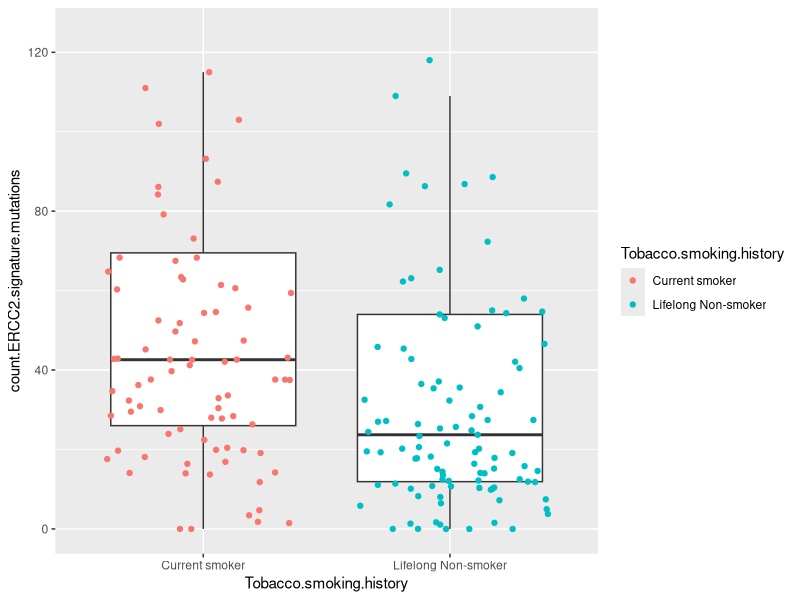
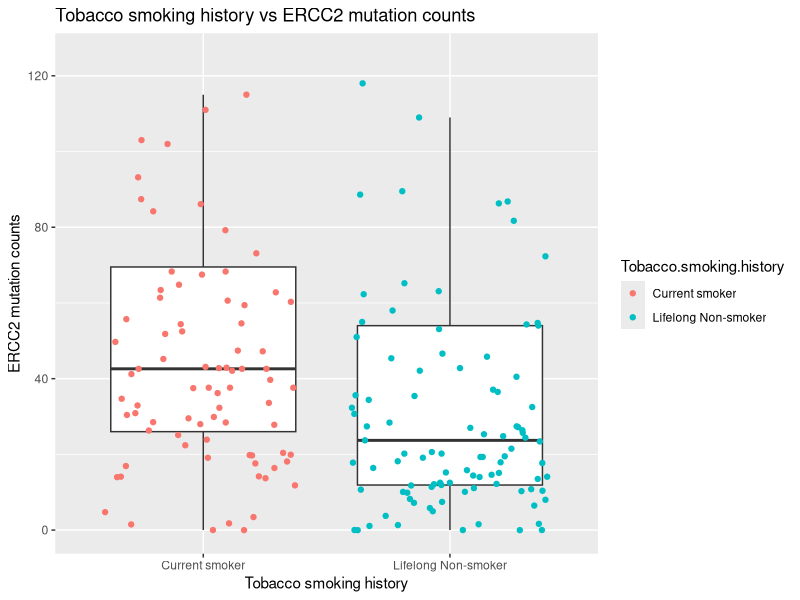
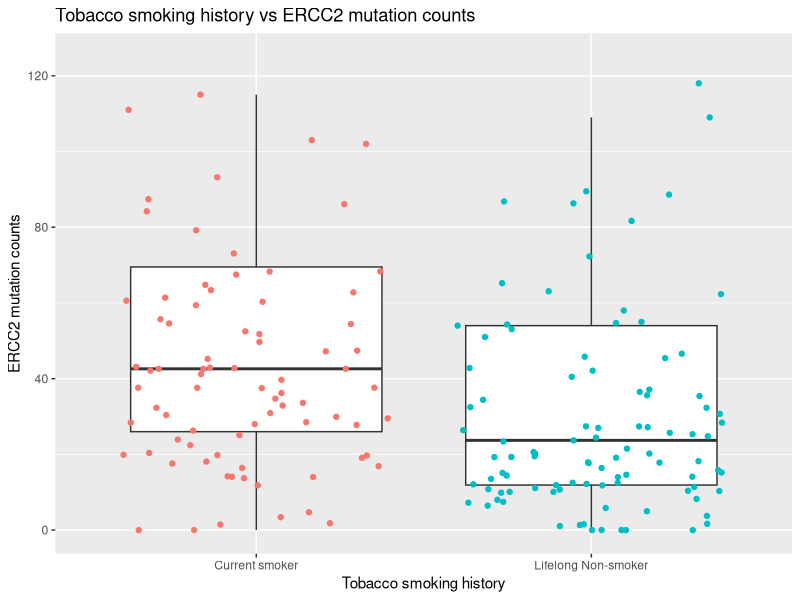
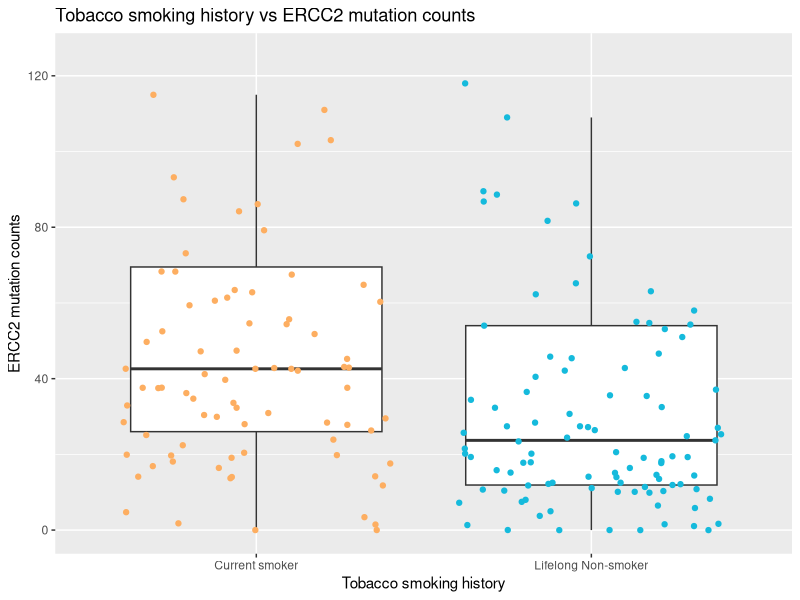
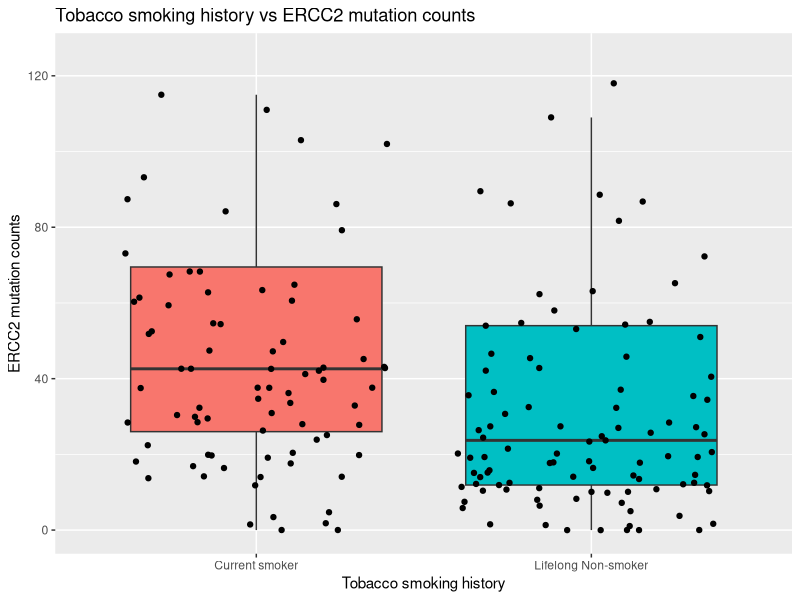
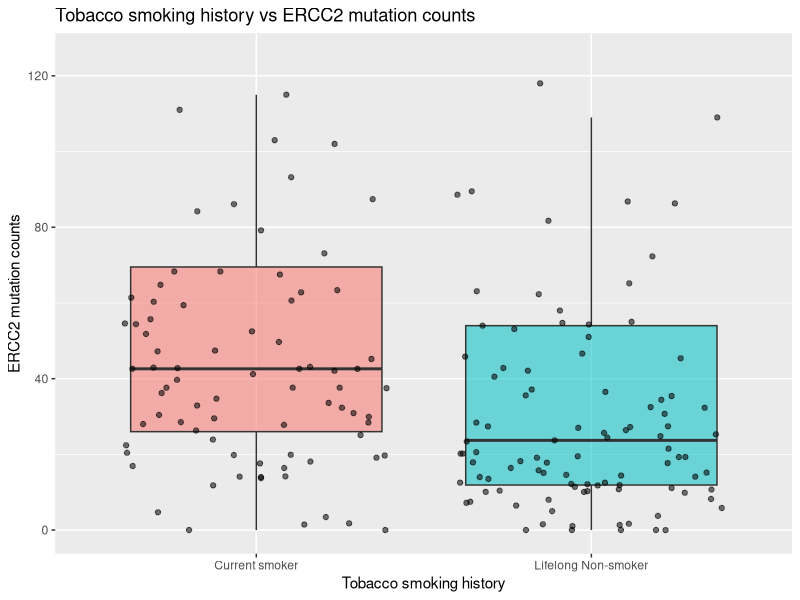
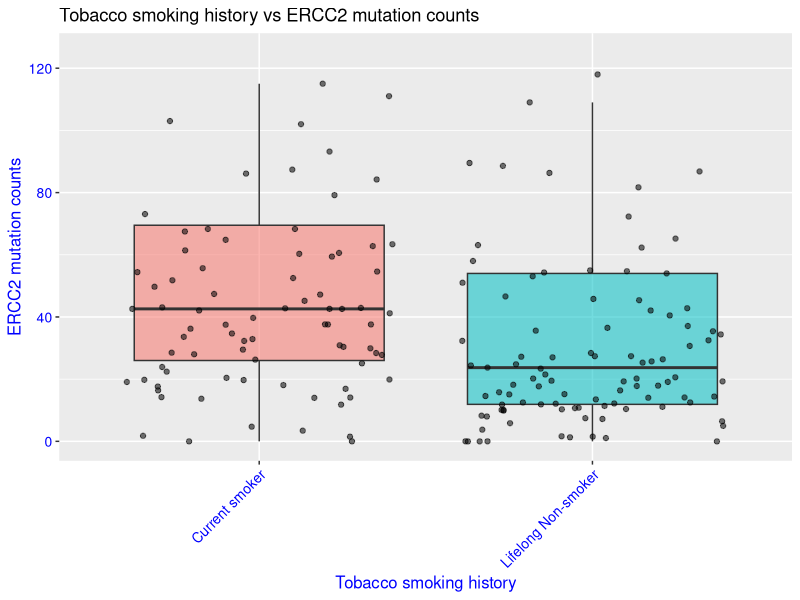
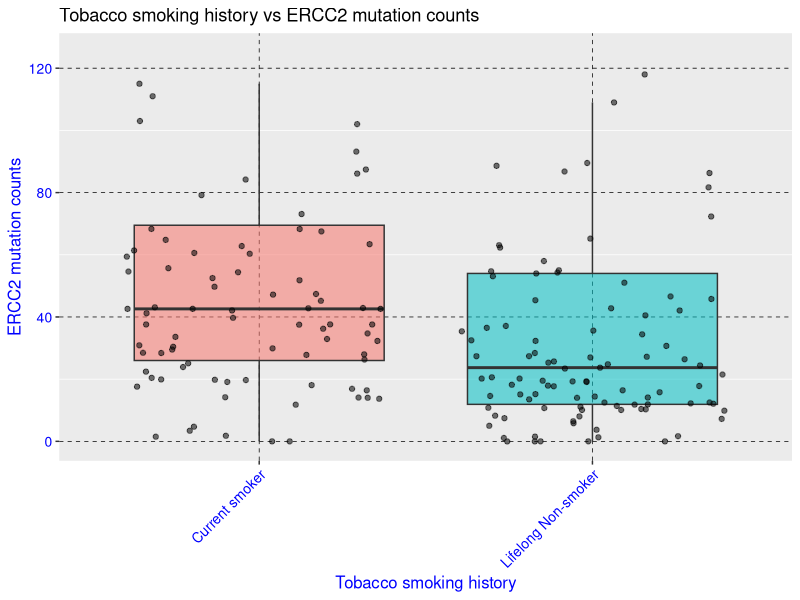

Reproduce these figures in R, in order.
## ---- chunk 1
rm(list = ls())
## ---- chunk 2
library(tidyverse) 
library(palmerpenguins) 
penguins <- penguins
clinical <- read_csv("clinical.csv", show_col_types = FALSE)
## ---- chunk 3
barcode_TSH_ERCC2_count_data <- clinical %>% 
  select(barcode, Tobacco.smoking.history, count.ERCC2.signature.mutations) %>%
  filter(!is.na(count.ERCC2.signature.mutations)) %>% # remove NAs
  filter(Tobacco.smoking.history %in% c("Current smoker", "Lifelong Non-smoker")) # filter
## ---- chunk 4
ggplot(data = barcode_TSH_ERCC2_count_data) + 
  aes(x = Tobacco.smoking.history, y = count.ERCC2.signature.mutations) + 
  geom_boxplot(outlier.shape = NA) + coord_cartesian(ylim = c(0, 125)) +
  geom_jitter(aes(color=Tobacco.smoking.history))
## ---- chunk 5
ggplot(data = barcode_TSH_ERCC2_count_data) + 
  aes(x = Tobacco.smoking.history, y = count.ERCC2.signature.mutations) + 
  geom_boxplot(outlier.shape = NA) + coord_cartesian(ylim = c(0, 125)) +
  geom_jitter(aes(color=Tobacco.smoking.history)) + 
  ggtitle("Tobacco smoking history vs ERCC2 mutation counts") + 
  labs(y = "ERCC2 mutation counts", x = "Tobacco smoking history")
## ---- chunk 6
ggplot(data = barcode_TSH_ERCC2_count_data) + 
  aes(x = Tobacco.smoking.history, y = count.ERCC2.signature.mutations) + 
  geom_boxplot(outlier.shape = NA) + coord_cartesian(ylim = c(0, 125)) +
  geom_jitter(aes(color=Tobacco.smoking.history)) + 
  ggtitle("Tobacco smoking history vs ERCC2 mutation counts") + 
  labs(y = "ERCC2 mutation counts", x = "Tobacco smoking history") + 
  theme(legend.position = "none")

## ---- chunk 7
ggplot(data = barcode_TSH_ERCC2_count_data) + 
  aes(x = Tobacco.smoking.history, y = count.ERCC2.signature.mutations) + 
  geom_boxplot(outlier.shape = NA) + coord_cartesian(ylim = c(0, 125)) +
  geom_jitter(aes(color=Tobacco.smoking.history)) + 
  ggtitle("Tobacco smoking history vs ERCC2 mutation counts") + 
  labs(y = "ERCC2 mutation counts", x = "Tobacco smoking history") + 
  theme(legend.position = "none") + 
  scale_color_manual(values = c("#fdae61", "#15BADC"))


## ---- chunk 8
ggplot(data = barcode_TSH_ERCC2_count_data) + 
  aes(x = Tobacco.smoking.history, y = count.ERCC2.signature.mutations, fill = Tobacco.smoking.history) + 
  geom_boxplot(outlier.shape = NA) + coord_cartesian(ylim = c(0, 125)) +
  geom_jitter() + 
  ggtitle("Tobacco smoking history vs ERCC2 mutation counts") + 
  labs(y = "ERCC2 mutation counts", x = "Tobacco smoking history") + 
  theme(legend.position = "none") + 
  scale_color_manual(values = c("#fdae61", "#15BADC"))
## ---- chunk 9
ggplot(data = barcode_TSH_ERCC2_count_data) + 
  aes(x = Tobacco.smoking.history, y = count.ERCC2.signature.mutations, fill = Tobacco.smoking.history, alpha=0.2) + 
  geom_boxplot(outlier.shape = NA) + coord_cartesian(ylim = c(0, 125)) +
  geom_jitter() + 
  ggtitle("Tobacco smoking history vs ERCC2 mutation counts") + 
  labs(y = "ERCC2 mutation counts", x = "Tobacco smoking history") + 
  theme(legend.position = "none") + 
  scale_color_manual(values = c("#fdae61", "#15BADC"))
## ---- chunk 10
ggplot(data = barcode_TSH_ERCC2_count_data) + 
  aes(x = Tobacco.smoking.history, y = count.ERCC2.signature.mutations, fill = Tobacco.smoking.history, alpha=0.2) + 
  geom_boxplot(outlier.shape = NA) + coord_cartesian(ylim = c(0, 125)) +
  geom_jitter() + 
  ggtitle("Tobacco smoking history vs ERCC2 mutation counts") + 
  labs(y = "ERCC2 mutation counts", x = "Tobacco smoking history") + 
  theme(legend.position = "none") + 
  scale_color_manual(values = c("#fdae61", "#15BADC")) + 
   theme(axis.text.y = element_text(color = "blue", size = 10),
        axis.text.x = element_text(color = "blue", size = 10, angle = 45, hjust = 1),
        axis.title.y = element_text(color = "blue", size = 12),
        axis.title.x = element_text(color = "blue", size = 12))
## ---- chunk 11
ggplot(data = barcode_TSH_ERCC2_count_data) + 
  aes(x = Tobacco.smoking.history, y = count.ERCC2.signature.mutations, fill = Tobacco.smoking.history, alpha=0.2) + 
  geom_boxplot(outlier.shape = NA) + coord_cartesian(ylim = c(0, 125)) +
  geom_jitter() + 
  ggtitle("Tobacco smoking history vs ERCC2 mutation counts") + 
  labs(y = "ERCC2 mutation counts", x = "Tobacco smoking history") + 
  theme(legend.position = "none") + 
  scale_color_manual(values = c("#fdae61", "#15BADC")) + 
   theme(axis.text.y = element_text(color = "blue", size = 10),
        axis.text.x = element_text(color = "blue", size = 10, angle = 45, hjust = 1),
        axis.title.y = element_text(color = "blue", size = 12),
        axis.title.x = element_text(color = "blue", size = 12)) + 
  theme(panel.grid.major = element_line(color = "black", linetype="dashed", linewidth=0.25))
## ---- chunk 12
ggplot(data = clinical) + 
  aes(y = ajcc_pathologic_stage) + 
  geom_bar()
## ---- chunk 13
ggplot(data = clinical) + 
  aes(y = ajcc_pathologic_stage) + 
  geom_bar(width = 0.6, color = "red", fill = "orange")
## ---- chunk 14
ggplot(data = clinical) + 
  aes(y = ajcc_pathologic_stage, fill= tissue_or_organ_of_origin) + 
  geom_bar()
## ---- chunk 15
ggplot(data = clinical) + 
  aes(y = ajcc_pathologic_stage, fill= tissue_or_organ_of_origin) + 
  geom_bar(position="dodge")
## ---- chunk 16
ggplot(data = clinical) + 
  aes(x = height) + 
  geom_histogram(bins=20)
## ---- chunk 17
ggplot(data = clinical) + 
  aes(x = height) + 
  geom_histogram(bins=20, fill = "white", color="black")
## ---- chunk 18
ggplot(data = clinical) + 
  aes(x = height, fill = gender) + 
  geom_histogram(bins=20)
## ---- chunk 19
ggplot(data = clinical) + 
  aes(x = height, fill = gender, alpha=0.5) + 
  geom_histogram(bins=20, position="identity")
## ---- chunk 20
ggplot(data = clinical) + 
  aes(x = height, fill = gender) + 
  facet_wrap(~gender) + 
  geom_histogram(bins=20)
## ---- chunk 21

## ---- chunk 22

ggplot(data = clinical) + 
  aes(x = height, fill = gender) + 
  facet_wrap(mutation.in.TP53~gender, ncol=2, labeller = "label_both") +
  geom_histogram(bins=20)
## ---- chunk 23
ggplot(data = clinical) + 
  aes(x = height, fill = gender) + 
  facet_wrap(mutation.in.TP53~gender, ncol=2, labeller = "label_both") +
  geom_histogram(bins=20) + 
  geom_vline(data = clinical %>% 
                      group_by(mutation.in.TP53, gender) %>% 
                      mutate(mean_height = mean(height, na.rm = TRUE)), 
             aes(xintercept = mean_height), color="blue", linetype = "dashed")
## ---- chunk 24
ggplot(data = clinical) + 
  aes(x = height, y = bmi) +
  geom_point()
  
## ---- chunk 25
ggplot(data = clinical) + 
  aes(x = height, y = bmi) +
  geom_point() + 
  geom_smooth()
## ---- chunk 26
ggplot(data = clinical) + 
  aes(x = height, y = bmi, shape=gender, color=gender) +
  geom_point()
## ---- chunk 27
ggplot(data = barcode_TSH_ERCC2_count_data) + 
  aes(x = Tobacco.smoking.history, 
      y = count.ERCC2.signature.mutations,
      fill = Tobacco.smoking.history) + 
  geom_boxplot(outlier.shape = NA) + 
  coord_cartesian(ylim = c(0, 125)) +
  ggtitle("Number of ERCC2 mutations vs. Tobacco smoking history") + 
  labs(y = "Number of ERCC2 mutations", 
       x = "Tobacco smoking history") + 
  scale_fill_manual(values = c("#fdae61", "#C625A1"))

## ---- chunk 28
ggplot(data = barcode_TSH_ERCC2_count_data) + 
  aes(x = Tobacco.smoking.history, 
      y = count.ERCC2.signature.mutations,
      fill = Tobacco.smoking.history) + 
  geom_violin() + 
  coord_cartesian(ylim = c(0, 125)) +
  ggtitle("Number of ERCC2 mutations vs. Tobacco smoking history") + 
  labs(y = "Number of ERCC2 mutations", 
       x = "Tobacco smoking history") + 
  scale_fill_manual(values = c("#fdae61", "#C625A1"))

ggsave("violin_plot.png")
